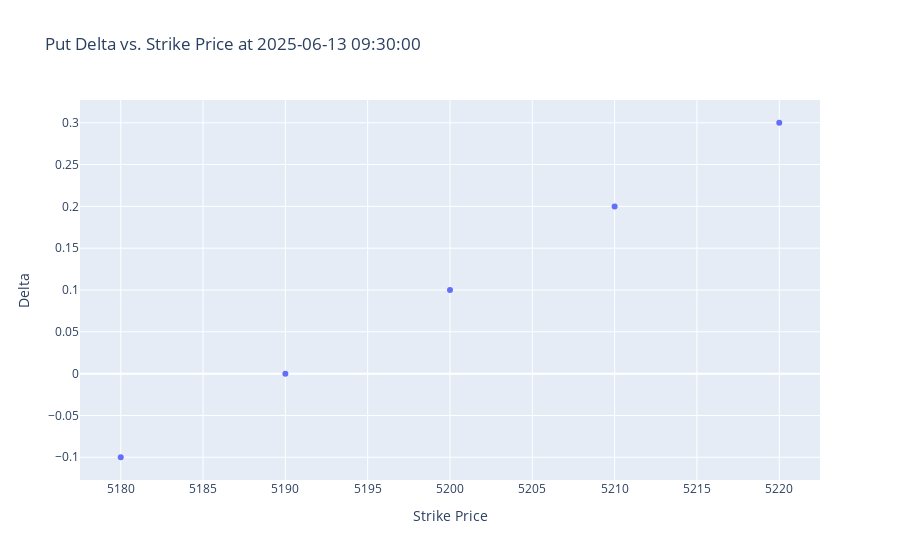

Here is the notebook cell this chart was saved with:
### Code cell
# Let's explore the relationship between strike price and delta
# This is a classic options "sanity check"
sample_chain = options_df.loc[sample_timestamp]

fig = px.scatter(sample_chain, x='strike', y='delta', title=f'Put Delta vs. Strike Price at {sample_timestamp}')
fig.update_layout(xaxis_title="Strike Price", yaxis_title="Delta")
fig.show()
# As expected for puts, delta approaches 0 for higher (further OTM) strikes.

### Figure 1 — Plotly figure (JSON) as saved in the notebook; plotly's stock layout.template omitted (floating-point values rounded to 4 significant figures)
{"data": [{"hovertemplate": "strike=%{x}<br>delta=%{y}<extra></extra>", "legendgroup": "", "marker": {"color": "#636efa", "symbol": "circle"}, "mode": "markers", "name": "", "orientation": "v", "showlegend": false, "type": "scatter", "x": [5180, 5190, 5200, 5210, 5220], "xaxis": "x", "y": [-0.1, 0.0, 0.1, 0.2, 0.3], "yaxis": "y"}], "layout": {"legend": {"tracegroupgap": 0}, "title": {"text": "Put Delta vs. Strike Price at 2025-06-13 09:30:00"}, "xaxis": {"anchor": "y", "domain": [0, 1], "title": {"text": "Strike Price"}}, "yaxis": {"anchor": "x", "domain": [0, 1], "title": {"text": "Delta"}}}}
